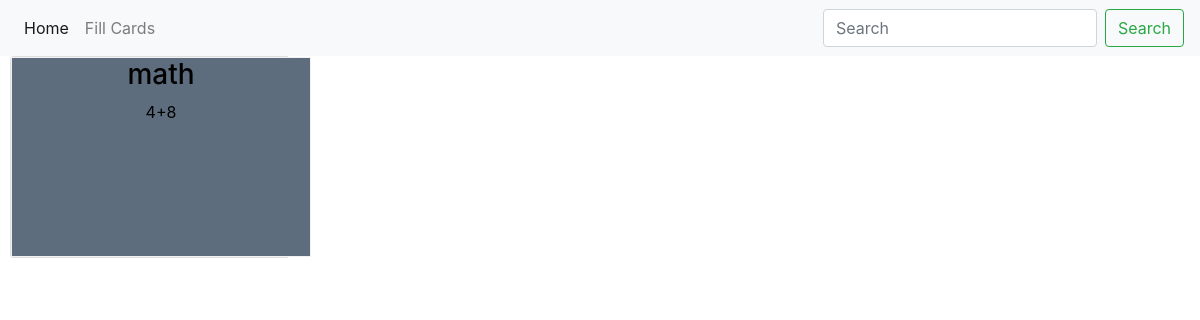
Before: / with the older database file.
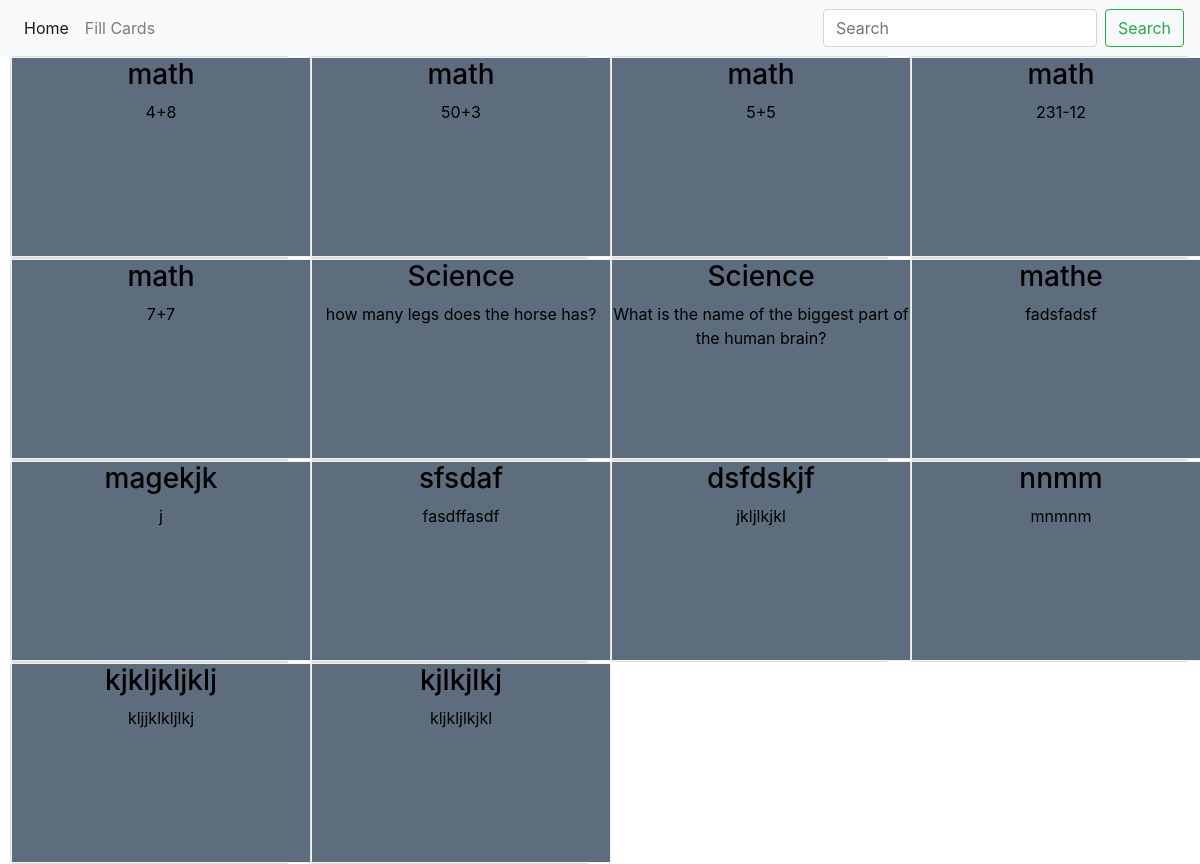
After: the same page with the newer database file.
### cards/models.py (models this page shows)
class Cards(models.Model):
    title = models.CharField(max_length=200)
    question = models.CharField(max_length=200)
    answer = models.CharField(max_length=200)
    choice_a = models.CharField(max_length=200)
    choice_b = models.CharField(max_length=200)

### cards/views.py (the view)
# urls.py: path('', views.home_view, name='home'),
def home_view(request):
    obj = Cards.objects.all()
    template_name = 'cards/flash_cards.html'
    random_number = random.randint(1, 3)
    context = {'obj': obj, 'random_number': random_number}
    return render(request, template_name, context)

### cards/templates/cards/flash_cards.html (shortened to what this page needs)
{% extends 'cards/base.html'%}
{% block body_block%}
{%for o in obj%}
<div class="column">
  <div class="card">
                <div class="flip-card">
                  <div class="flip-card-inner">
                    <div class="flip-card-front">
                      <h3>{{o.title}}</h3>
                      <p>{{o.question}}</p>
                    </div>
                    <div class="flip-card-back">
                      <h4>{{o.answer}}</h4>
                    </div>
                  </div>
                </div>
    </div>
  </div>
</div>
{%endfor%}
{% endblock %}

### cards/templates/cards/base.html (shortened to what this page needs)
<!DOCTYPE html>
<html>
<head>
	<link rel="stylesheet" href="https://maxcdn.bootstrapcdn.com/bootstrap/4.0.0/css/bootstrap.min.css">
</head>
<body>
	<div>
	{%include 'cards/nav_bar.html'%}
	</div>
	<div>
		{% block body_block%}
		{%endblock%}
</body>
</html>

### cards/templates/cards/nav_bar.html (shortened to what this page needs)
<nav class="navbar navbar-expand-lg navbar-light bg-light">
  <div class="collapse navbar-collapse" id="navbarTogglerDemo01">
    <ul class="navbar-nav mr-auto mt-2 mt-lg-0">
      <li class="nav-item active">
        <a class="nav-link" href="{%url 'home'%}">Home <span class="sr-only">(current)</span></a>
      </li>
      <li class="nav-item">
        <a class="nav-link" href="{%url 'fill_cards'%}">Fill Cards</a>
      </li>
    </ul>
    <form class="form-inline my-2 my-lg-0">
      <input class="form-control mr-sm-2" type="search" placeholder="Search" aria-label="Search">
      <button class="btn btn-outline-success my-2 my-sm-0" type="submit">Search</button>
    </form>
  </div>
</nav>

### cards/templates/cards/flash_cards.html (style rules this page uses)
.flip-card { background-color: transparent; width: 300px; height: 200px; border: 1px solid #f1f1f1; perspective: 1000px; }
.flip-card-inner { position: relative; width: 100%; height: 100%; text-align: center; transition: transform 0.8s; transform-style: preserve-3d; }
.flip-card-front, .flip-card-back { position: absolute; width: 100%; height: 100%; -webkit-backface-visibility: hidden; backface-visibility: hidden; }
.flip-card-front { background-color: #5D6D7E ; color: black; }
.flip-card-back { background-color: #52BE80 ; color: white; transform: rotateY(180deg); }
.column { float: left; width: 25%; padding: 0 10px; }

Changed rows visible on the page:
added Cards: title "math", question "50+3"
added Cards: title "math", question "5+5"
added Cards: title "math", question "231-12"
added Cards: title "math", question "7+7"
added Cards: title "Science", question "how many legs does the horse has?"
added Cards: title "Science", question "What is the name of the biggest part of the human brain?"
added Cards: title "mathe", question "fadsfadsf"
added Cards: title "magekjk", question "j"
added Cards: title "sfsdaf", question "fasdffasdf"
added Cards: title "dsfdskjf", question "jkljlkjkl"
added Cards: title "nnmm", question "mnmnm"
added Cards: title "kjkljkljklj", question "kljjklkljlkj"
added Cards: title "kjlkjlkj", question "kljkljlkjkl"
